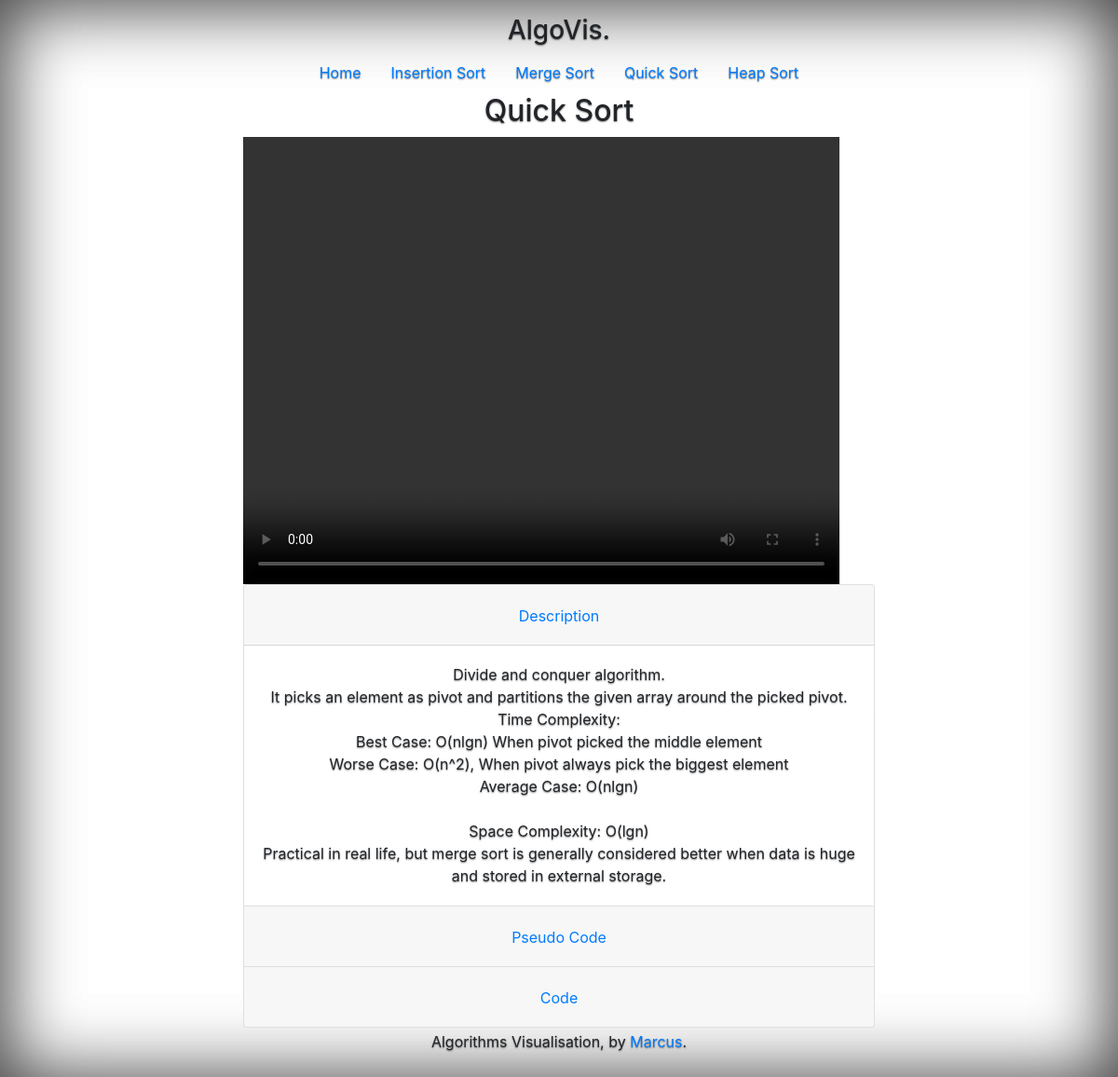
/quicksort/, run on the app's committed database.
### algo/models.py (models this page shows)
class Algo(models.Model):
    name = models.CharField(max_length=100)
    description = models.TextField()
    pseudocode = models.TextField()
    video = models.TextField()
    code = models.TextField()

### algo/views.py (the view)
# urls.py: path('quicksort/', plotQuickSort, name='plotQuickSort'),
def plotQuickSort(request):
    quicksort = Algo.objects.filter(name = 'Quick Sort')[0]
    context = {
        'title': quicksort.name,
        'algo': quicksort.video,
        'description': {
            'description' : quicksort.description,
            'pseudo' : quicksort.pseudocode,
            'code': quicksort.code,
        }
    }
    return  render(request, 'algo/index.html', context)

### algo/templates/algo/index.html (shortened to what this page needs)
<!DOCTYPE html>
<html lang="en">
<head>
    <link rel="stylesheet" href="https://stackpath.bootstrapcdn.com/bootstrap/4.4.1/css/bootstrap.min.css">
    {% load static %}
    <link rel="stylesheet" type="text/css" href="{% static 'algo/style.css' %}">
</head>
<body class="text-center">
  <div  class="cover-container d-flex h-100 p-3 mx-auto flex-column">
    <header class="masthead mb-auto">
      <div class="inner">
        <h3 class="masthead-brand" >AlgoVis.</h3>
        <nav class="nav nav-masthead justify-content-center">
          <a class="nav-link active" href="{% url 'algo:index' %}">Home</a>
          <a class="nav-link" href="{% url 'algo:plotInsertionSort' %}">Insertion Sort</a>
          <a class="nav-link" href="{% url 'algo:plotMergeSort' %}">Merge Sort</a>
          <a class="nav-link" href="{% url 'algo:plotQuickSort' %}">Quick Sort</a>
          <a class="nav-link" href="{% url 'algo:plotHeapSort' %}">Heap Sort</a>
        </nav>
      </div>
    </header>
    <h2>{{title}}</h2>
    {{algo | safe}}
    {% if description %}
    <div class="accordion" id="accordionExample">
      <div class="card">
        <div class="card-header" id="headingOne">
          <h2 class="mb-0">
            <button class="btn btn-link" type="button" data-toggle="collapse" data-target="#collapseOne" aria-expanded="true" aria-controls="collapseOne">
              Description
            </button>
          </h2>
        </div>
        <div id="collapseOne" class="collapse show" aria-labelledby="headingOne" data-parent="#accordionExample">
          <div class="card-body">
            {{description.description | safe}}
          </div>
        </div>
      </div>
      <div class="card">
        <div class="card-header" id="headingTwo">
          <h2 class="mb-0">
            <button class="btn btn-link collapsed" type="button" data-toggle="collapse" data-target="#collapseTwo" aria-expanded="false" aria-controls="collapseTwo">
              Pseudo Code
            </button>
          </h2>
        </div>
      </div>
      <div class="card">
        <div class="card-header" id="headingThree">
          <h2 class="mb-0">
            <button class="btn btn-link collapsed" type="button" data-toggle="collapse" data-target="#collapseThree" aria-expanded="false" aria-controls="collapseThree">
              Code
            </button>
          </h2>
        </div>
      </div>
    </div>
    {% endif %}
    <footer class="mastfoot mt-auto">
      <div class="inner">
        <p>Algorithms Visualisation, by <a href="https://github.com/marckii8888" target="blank">Marcus</a>.</p>
      </div>
    </footer>
  </div>
</body>
</html>

### algo/static/algo/style.css (style rules this page uses)
:root { --blue: #007bff; --indigo: #6610f2; --purple: #6f42c1; --pink: #e83e8c; --red: #dc3545; --orange: #fd7e14; --yellow: #ffc107; --green: #28a745; --teal: #20c997; --cyan: #17a2b8; --white: #fff; --gray: #6c757d; --gray-dark: #343a40; --primary: #007bff; --secondary: #6c757d; --success: #28a745; --info: #17a2b8; --warning: #ffc107; --danger: #dc3545; --light: #f8f9fa; --dark: #343a40; --breakpoint-xs: 0; --breakpoint-sm: 576px; --breakpoint-md: 768px; --breakpoint-lg: 992px; --breakpoint-xl: 1200px; --font-family-sans-serif: -apple-system,BlinkMacSystemFont,"Segoe UI",Roboto,"Helvetica Neue",Arial,sans-serif,"Apple Color Emoji","Segoe UI Emoji","Segoe UI Symbol"; --font-family-monospace: SFMono-Regular,Menlo,Monaco,Consolas,"Liberation Mono","Courier New",monospace; }
html, body { height: 100vh; box-shadow: inset 0 0 5rem rgba(0, 0, 0, .5); overflow: auto; }
html { font-family: sans-serif; line-height: 1.15; -webkit-text-size-adjust: 100%; -ms-text-size-adjust: 100%; -ms-overflow-style: scrollbar; -webkit-tap-highlight-color: transparent; }
body { display: block; display: -ms-flexbox; display: -webkit-box; display: flex; -ms-flex-pack: center; -webkit-box-pack: center; justify-content: center; color: #212529; text-shadow: 0 0.05rem 0.1rem rgba(0, 0, 0, .5); position: relative; }

### data on the page
Algo: name "Quick Sort", description "Divide and conquer algorithm. It picks an element as pivot and partitions the given array around the picked pivot. Time Complexity: Best Case: O(nlgn) When pivot picked the middle element Worse Case: O(n^2), When pivot always pick the biggest element Average Case: O(nlgn) Space Complexity: O(lgn) Practical in real life, but merge sort is generally considered better when data is huge and stored in external storage."
